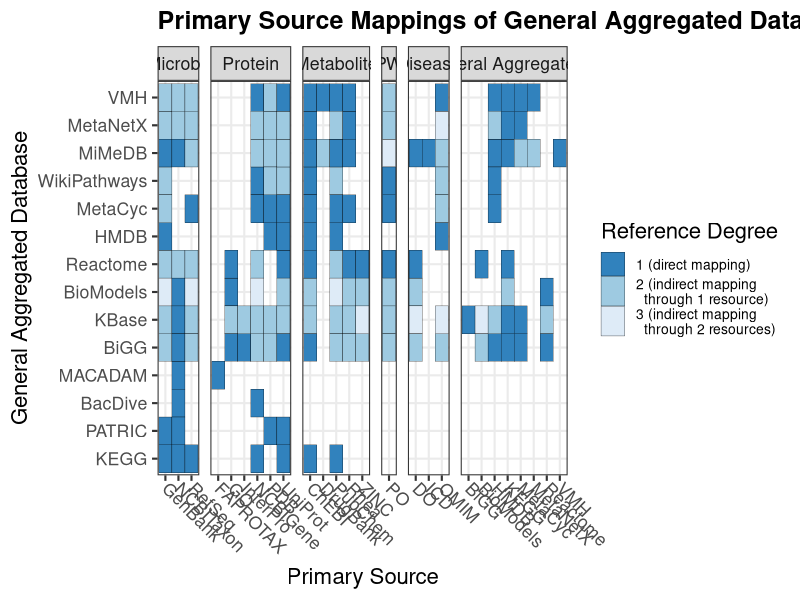

Here is the R script that generated this plot:
library(cowplot)
library(readxl)
library(stringr)
library(tidyverse)
library(stringr)

setwd('./')
full_edges <- read_csv('../data/expanded_edge_list.csv')
orig_edges <- read_xlsx('../data/Resource Interaction Table.xlsx', sheet = 1)

fill_deg <- max(full_edges$distance) + 1

nodes <- read_xlsx('../data/Resource Interaction Table.xlsx', sheet = 2)

nodes %>% 
  filter(category == 'General\nAggregate\nDB') %>% 
  pull(node) -> reffed_idbs

full_edges %>% 
  pull(distance) %>% 
  unique() %>% 
  factor() -> distance_factor

levels(distance_factor) <- rev(levels(distance_factor))
category_sorted <- c('Microbe', 'Protein', 
                     'Metabolites','Pathway','Disease',
                     'General Aggregate DB')

full_edges %>% 
  select(source, target, distance) %>% 
  mutate(distance = as.numeric(distance),
         distance = abs(distance - fill_deg)) %>% 
  spread(target, distance, fill = 0) -> edge_mat

source_order <- hclust(dist(edge_mat[,-1]))$order
source_sorted <- edge_mat[source_order,1]$source

full_edges %>% 
  merge(nodes, by.x = 'target', by.y = 'node') %>% 
  mutate(distance = factor(distance, levels = levels(distance_factor)),
         category = factor(category, levels = category_sorted),
         reffed_idbs = source %in% reffed_idbs,
         source_f = factor(source, 
                           levels = source_sorted)) -> plot_dat 

# New facet label names for category variable
category_labels <- c('Microbe'='Microbe', 'Protein'='Protein', 
                     'Metabolites'='Metabolite','Pathway'='PW','Disease'='Disease',
                     'General Aggregate DB'='General Aggregate DB')

plot_dat %>% 
  ggplot(aes(x = target, y = source_f, 
             fill = distance)) +
  geom_tile(color = 'black') +
  facet_grid(~category, scales = 'free', space = 'free',labeller = labeller(category = category_labels)) +
  theme_bw(base_size = 16) + 
  theme(axis.text.x = element_text(angle = 270 + 45,
                                   hjust = 0,
                                   vjust = 0.5),
      plot.title = element_text(size = 18, face = "bold"),
      #legend.position = "bottom",
      legend.text = element_text(size=10),
      legend.spacing.y = unit(0.5, 'cm')) +
  scale_fill_brewer(guide = guide_legend(reverse = TRUE,byrow=TRUE),
      labels = c(str_wrap("3 (indirect mapping through 2 resources)",width=25,exdent=2),
                 str_wrap("2 (indirect mapping through 1 resource)",width=25,exdent=2),
                 "1 (direct mapping)")) +
  labs(x = 'Primary Source',
       #y = 'Integrated Resource',
       y = 'General Aggregated Database',
       fill = 'Reference Degree',
       #title = 'Primary Source Mappings of all Integrated Resources') -> db_viz_final
       title = 'Primary Source Mappings of General Aggregated Databases') -> db_viz_final

ggsave('../db_viz_final.png',
       plot = db_viz_final,
       width = 12, 
       height = 5)
